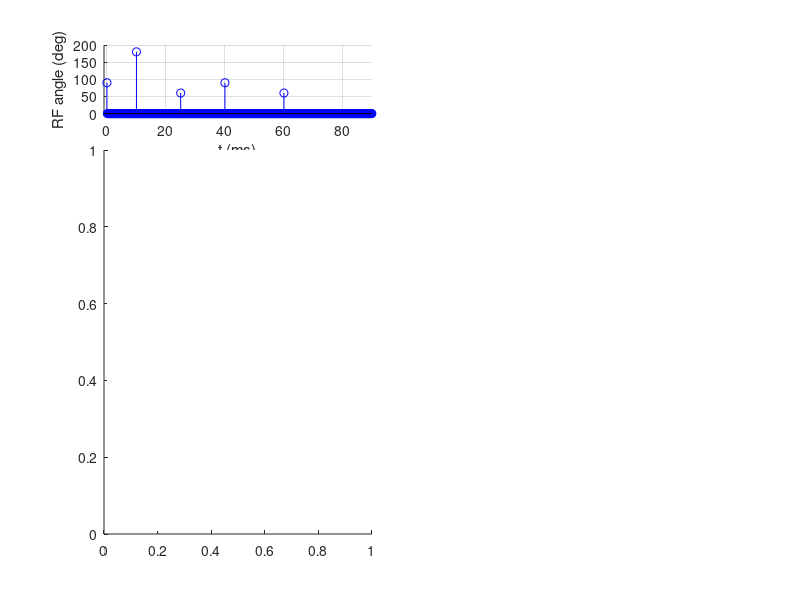

Write the MATLAB code that produced this figure. (Note: this script raises an error after producing the figure.)
% % function simEchoes()
% % % % IRINA GRIGORESCU
% % % % DATE CREATED: 28-06-2017
% % % % DATE UPDATED: 28-06-2017
% % % % 
% % % % Simulating echoes in a graphical way
% % % % 
% % % % 

% clear all
% close all
addpath ../helpers/

% % % % Choose Yourself:

% % Relaxation Terms:
T1 =  1000;
T2 =    50;

% % RF pulses:
% rfa = [60,   90,  90]; % flip angles
% pha = [ 0,    0,   0]; % phase angles
% tau = [ 0,   16,  20]; % time before them
rfa = [90, 180, 60, 90, 60]; % flip angles
pha = [ 0,   0,  0,  0,  0]; % phase angles
tau = [ 0,  10, 15, 15, 20]; % time before them
Npulses = length(rfa);       % how many
TR  = 1.5 * sum(tau); % total time of simulation

% % Spins: 
N   =  1000;
dw  =  12*pi/(2*pi*max(tau));
dws = linspace(-dw, dw, N); % create a population of spins with equally
                           % distributed off-resonances
%dw  = 0.01;                           
%dws = sqrt(dw).*randn(N,1); % create a population of spins with 
%                           % off-resonances drawn from a normal distribution

%% Create event matrix for plotting
dt  = 0.2; % how finely grained you want your simulation

% Events matrix with:
Tpoints = ceil(TR/dt);
% % % 1 = timepoint | 2 = RF.FA | 3 = RF.PhA
RFevents = zeros(3, Tpoints);
% Populate event matrix with the timpoints
RFevents(1, :) = linspace(0, TR, Tpoints);
% Populate eventmatrix with the rf pulses and phase angles
for i = 1:Npulses
	RFevents(2, floor(sum(tau(1:i))/dt)+1) =  rfa(i);
    RFevents(3, floor(sum(tau(1:i))/dt)+1) =  pha(i);
end

% Plot their evolution in time
M   = repmat([0 0 1]', 1, N);    % The m vectors

% Figure
figure('Position', [10,10,1200,800])
nr = 5; nc = 11;
eventsPos = [ 1,  5]; % event matrix
signalPos = [ 7, 11]; % signal
simul3DPos = [  12, 49]; % the 3D view 
simul2DPos = [  18, 54]; % the 2D projection view

% Events
subplot(nr,nc,eventsPos)
scatter(RFevents(1,:), RFevents(3,:), 'ro', 'filled'), hold on % phase angles
stem(   RFevents(1,:), RFevents(2,:), 'b')
grid on
xlim([-1, TR])
ylabel('RF angle (deg)')
xlabel('t (ms)')


% Magnetic moments (the 3D plot)
subplot(nr,nc,simul3DPos)
c = linspace(1,2,N); % % Colors for the magnetic moments tips
createAxis(1,1,1);
axis square; xlim([-1 1]); ylim([-1 1]); zlim([-1 1]); 
view(110, 10); %(110,10)
vecTip3D = scatter3(M(1, :), M(2, :), M(3, :), [], c, 'filled');

% Magnetic moments (the 2D plot)
subplot(nr,nc,simul2DPos)
plot([0 0], [1 -1], 'k--'), hold on, plot([1 -1], [0 0], 'k--')
vecTip2D = scatter(M(1, :), M(2, :), [], c, 'filled');
axis equal
xlim([-1 1]); ylim([-1 1])
xlabel('x') ; ylabel('y'); 
grid on

% Signal
subplot(nr,nc,signalPos)
% Add T2 exponential decay curve
plot(RFevents(1,:), exp(-RFevents(1,:)/T2)), hold on
% Add the RF pulses
stem(RFevents(1,:), RFevents(2,:)~=0, 'k--', 'marker', 'none')
grid on
xlim([-1, TR])
ylim([0, 1])
ylabel('|M_{xy}|')
xlabel('t (ms)')
legend('-e^{-t/T_2}')


pause


for i = 1:Tpoints
    
    % Delete history of vectors
    delete(vecTip3D); delete(vecTip2D);
    
    % Plot events
    subplot(nr,nc,eventsPos)
    event = stem(RFevents(1,i), 90, 'k');
    
    % DO RF PULSE
    if RFevents(2,i) ~= 0
        for j = 1:10                        
            Mtemp = Rotz( deg2rad(RFevents(3,i))) * ...
                     Rotx(-deg2rad(RFevents(2,i)*j/10)) * ...
                      Rotz(-deg2rad(RFevents(3,i))) * M;
                  
            % % % THE 3D plot
            subplot(nr,nc,simul3DPos)
            vecTip3D  = scatter3(Mtemp(1, :), Mtemp(2, :), Mtemp(3, :), ...
                           [], c, 'filled');
            hold on
                       
            % The 2D plot
            subplot(nr,nc,simul2DPos)
            vecTip2D = scatter(Mtemp(1, :), Mtemp(2, :), ...
                               [], c, 'filled');
            
            pause(0.1)
            delete(vecTip3D); delete(vecTip2D);
        end
        M = Rotz( deg2rad(RFevents(3,i))) * ...
                Rotx(-deg2rad(RFevents(2,i))) * ...
                    Rotz(-deg2rad(RFevents(3,i))) * M ;
    else
	% DEPHASE if not RF pulse events
        % Start dephasing for all magnetic moment vectors
        for j = 1:N
            M(:, j) = Drel(dt, T1, T2) * ...
                      Rotz(-2*pi*dt*dws(j)) * M(:, j) + ...
                      Drelz(dt, T1, 1);
        end
    end
    
    % % % The 3D plot
    subplot(nr,nc,simul3DPos)
    vecTip3D  = scatter3(M(1, :), M(2, :), M(3, :), [], c, 'filled'); 
    hold on

    % The 2D plot
    subplot(nr,nc,simul2DPos)
    vecTip2D = scatter(M(1, :), M(2, :), [], c, 'filled');
    
    % Signal
    subplot(nr,nc,signalPos)
    scatter(RFevents(1,i), sqrt((sum(M(1,:))./N).^2 + ...
                                (sum(M(2,:))./N).^2), 'k.')

    hold on
    grid on
    xlim([0, TR])
    
    % delets
    pause(0.001)
    delete(event)
    
end

% % % end % FUNCTION END

